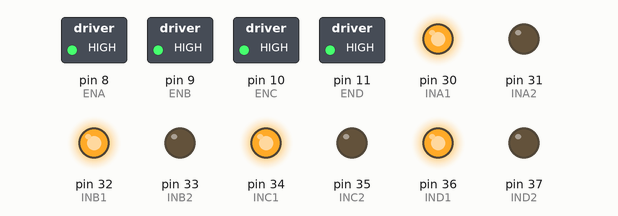
The sketch below on a simulated Arduino Mega 2560, built with avr-gcc and run on an emulated ATmega2560. Parts: switched loads named in the sketch (green lamp = pin HIGH), output pins drawn as LEDs (lit = HIGH).

Above: at 2.5 s.
At 7.5 s:
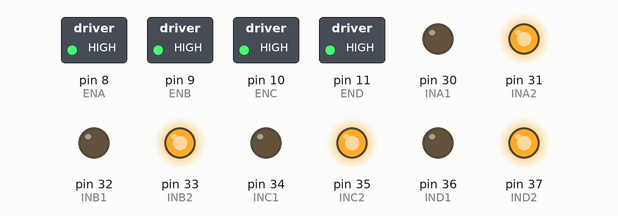
Timing chart, 0 to 13.0 s (numbered marks = the images above):
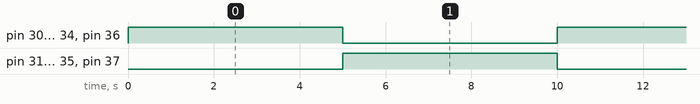

Measured:
- by itself, pin 30 (INA1), pin 31 (INA2), pin 32 (INB1), pin 33 (INB2), pin 34 (INC1), pin 35 (INC2), pin 36 (IND1), pin 37 (IND2): alternates HIGH for 5.0 s and LOW for 5.0 s

The sketch:

sketch_sep20a.ino
```cpp
#include <Wire.h>

// MOTOR 변수 선언
int ENA = 8;
int ENB = 9;
int ENC = 10;
int END = 11;
// HIGH, LOW : UP & LOW, HIGH : DOWN
int INA1 = 30;
int INA2 = 31;
int INB1 = 32;
int INB2 = 33;
int INC1 = 34;
int INC2 = 35;
int IND1 = 36;
int IND2 = 37;

// case variable
int cnt=2;

void setup_motor()
{
  pinMode(ENA, OUTPUT);
  pinMode(INA1, OUTPUT);
  pinMode(INA2, OUTPUT);

  pinMode(ENB, OUTPUT);
  pinMode(INB1, OUTPUT);
  pinMode(INB2, OUTPUT);

  pinMode(ENC, OUTPUT);
  pinMode(INC1, OUTPUT);
  pinMode(INC2, OUTPUT);

  pinMode(END, OUTPUT);
  pinMode(IND1, OUTPUT);
  pinMode(IND2, OUTPUT);

  digitalWrite(ENA, HIGH);
  digitalWrite(ENB, HIGH);
  digitalWrite(ENC, HIGH);
  digitalWrite(END, HIGH);

  analogWrite(ENA, 255);
  analogWrite(ENB, 255);
  analogWrite(ENC, 255);
  analogWrite(END, 255);
}

void setup()
{
  setup_motor();
}

void loop()
{
  digitalWrite(INA1, HIGH);
  digitalWrite(INA2, LOW);
  digitalWrite(INB1, HIGH);
  digitalWrite(INB2, LOW);
  digitalWrite(INC1, HIGH);
  digitalWrite(INC2, LOW);
  digitalWrite(IND1, HIGH);
  digitalWrite(IND2, LOW);
  delay(5000);

  digitalWrite(INA1, LOW);
  digitalWrite(INA2, HIGH);
  digitalWrite(INB1, LOW);
  digitalWrite(INB2, HIGH);
  digitalWrite(INC1, LOW);
  digitalWrite(INC2, HIGH);
  digitalWrite(IND1, LOW);
  digitalWrite(IND2, HIGH);
  delay(5000);
}
```
